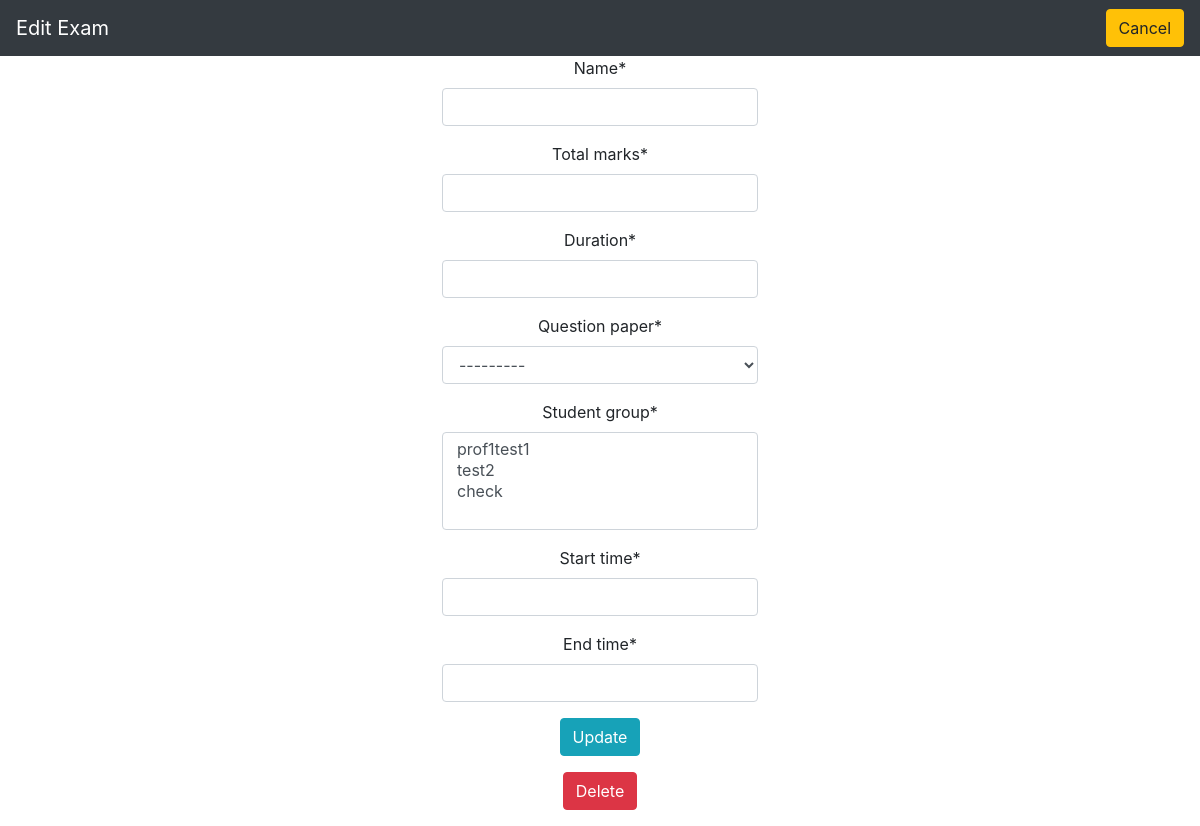
/prof/profusername/exams/2/edit, run on an earlier commit of the app's database.
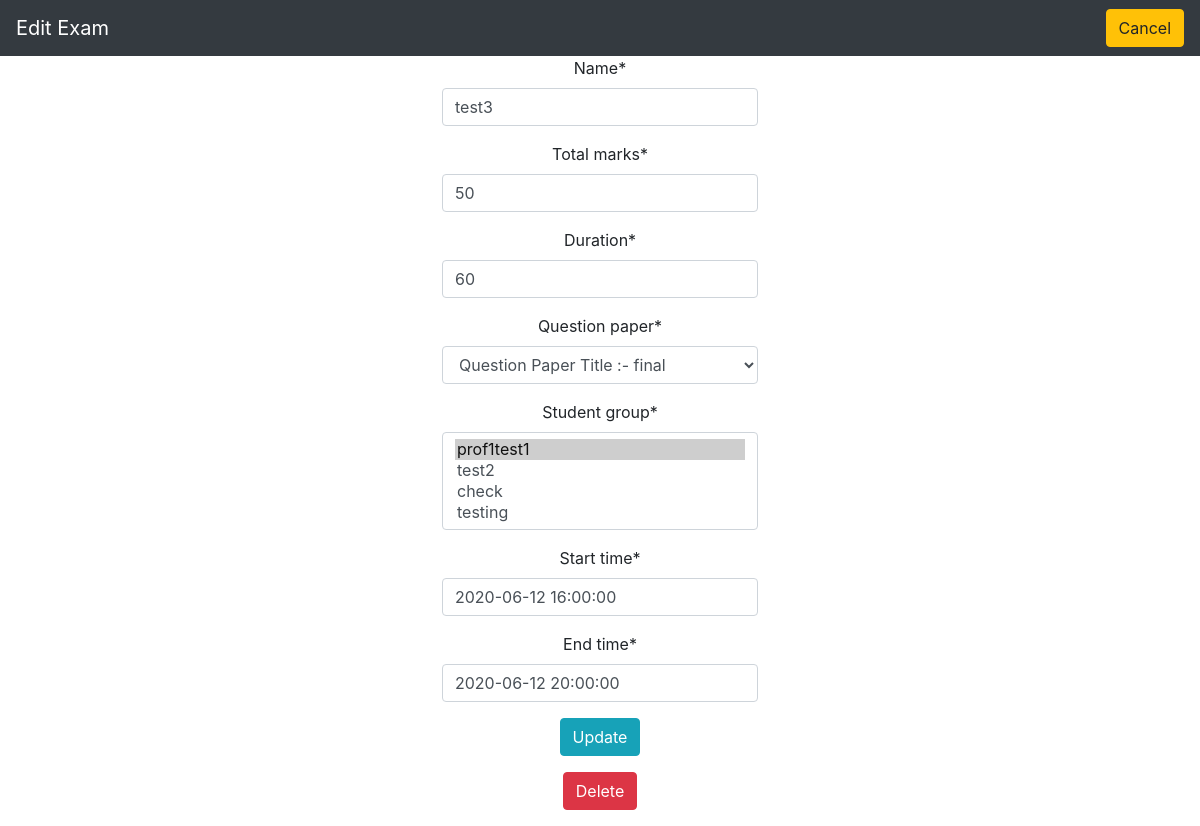
And on a later commit of the database.
### main/models.py (models this page shows, shortened)
class Exam_Model(models.Model):
    professor = models.ForeignKey(User, limit_choices_to={
                                  'groups__name': "Professor"}, on_delete=models.CASCADE)
    name = models.CharField(max_length=50)
    total_marks = models.IntegerField()
    duration = models.IntegerField()
    question_paper = models.ForeignKey(
        Question_Paper, on_delete=models.CASCADE, related_name='exam')
    student_group = models.ManyToManyField(Special_Students, related_name='exam')
    start_time = models.DateTimeField()
    end_time = models.DateTimeField()

### prof/views/exam.py (the view)
def edit_exam(request, prof_username, exam_id):
    prof = User.objects.get(username=prof_username)
    exam = Exam_Model.objects.filter(professor=prof, pk=exam_id).first()
    new_Form = ExamForm(instance=exam)
    new_Form.fields["student_group"].queryset = Special_Students.objects.filter(
        professor=prof)
    new_Form.fields["question_paper"].queryset = Question_Paper.objects.filter(
        professor=prof)
    if request.method == 'POST':
        form = ExamForm(request.POST, instance=exam)
        if form.is_valid():
            form.save()
            return redirect('prof:view_exams', prof_username=prof_username)
    return render(request, 'prof/exam/edit_exam.html', {
        'form': new_Form, 'exam': exam, 'prof': prof
    })

### main/models.py
class ExamForm(ModelForm):
    class Meta:
        model = Exam_Model
        fields = '__all__'
        widgets = {
            'start_time': forms.DateTimeInput(attrs={'class': 'datetime-input'}),
            'end_time': forms.DateTimeInput(attrs={'class': 'datetime-input'})
        }
        exclude = ['professor']

### main/models.py (called while the page is built)
    def __str__(self):
        return f' Question Paper Title :- {self.qPaperTitle}\n'

    def __str__(self):
        return self.category_name

### prof/templates/prof/exam/edit_exam.html (shortened to what this page needs)
{% load crispy_forms_tags %}
{% load static %}
<!DOCTYPE html>
<html lang="en">
<head>
    <link rel="stylesheet" href="https://maxcdn.bootstrapcdn.com/bootstrap/4.2.1/css/bootstrap.min.css">
    <link rel="stylesheet" href="https://stackpath.bootstrapcdn.com/font-awesome/4.7.0/css/font-awesome.min.css">
</head>
<body>
    <nav class="navbar bg-dark navbar-dark">
        <a class="navbar-brand" href="#">Edit Exam</a>
        <a class="btn btn-warning" href="{% url 'prof:view_exams' prof.username %}">Cancel</a>
    </nav>
    <div align='center' class="container-fluid">
        <div class="container d-flex h-100 row justify-content-center col-50">
            <form align="center" method="POST">
                {{ form|crispy }}
                <input class="btn btn-info" type="submit" value="Update">
            </form>
        </div>
        <a onclick="return confirm('Are you sure you want to delete this exam?')" class="btn btn-danger my-3" href="{% url 'prof:delete_exam' prof.username exam.id %}">Delete</a><br>
    </div>
</body>
</html>

What changed in the data, as far as the page shows it:
added Exam_Model: name "test3", total_marks "50", duration "60", question_paper "Question Paper Title :- final", start_time "2020-06-12 16:00:00", end_time "2020-06-12 20:00:00"
Also different on the page:
form field student_group: "prof1test1 / test2 / check" → "prof1test1 ☑ / test2 / check / testing"
form field question_paper: "---------" → (not shown)
